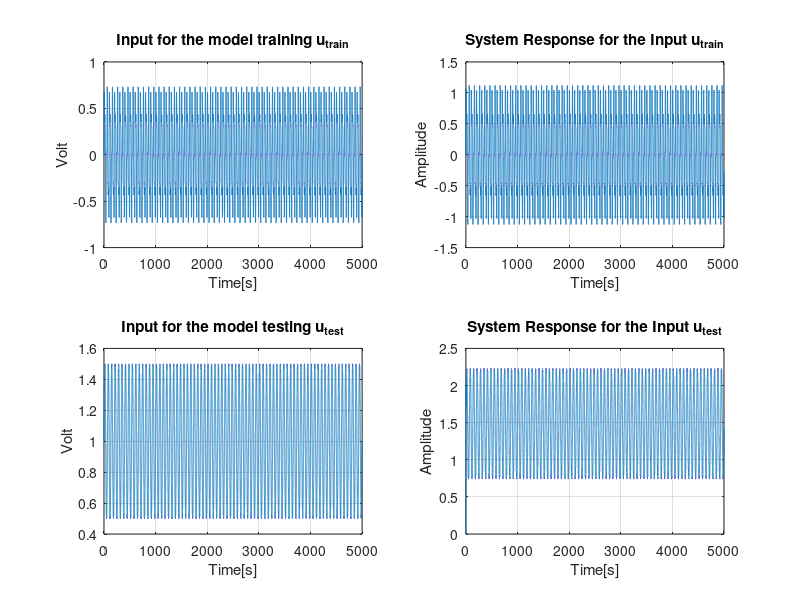

MATLAB code for this plot: (Note: this script raises an error after producing the figure.)
%% Real System Simulation (Sine)
% Created for the Multivariable Systems Lab
% Athens 02/2023
% Authors: 
%   G. Kassavetakis AM 02121203
%   G. Krommydas    AM 02121208

clc
clear
close all

%% Parameters
xvmax = 2.79e-3;
s = tf('s');
% Electro-hydraulic Parameters 
% System (linear)with input Volt and output x_v normalised 
% System Equation (Laplace):
% x_v/u =(Kvp/xvmax)/(tau*Av*s^2 + Av*s + K3*Kvp)
Kvp = 1.06e-5;
tau = 0.0014;
Av = 1.964e-4;
K3 = 3579.13;

% Valve Parameters
Ps = 1.9e4;
Kv = 1.64e-2; % Kv = C_d*w*xvmax*sqrt(P_s/p)
K1 = 2*Kv/xvmax;

% Actuator Parameters
% Common Parameters for Eq1 and Eq2
A = 8.212e-3;
% Equation 1: Q_L = Ka*(dP_L/dt) + Cl*P_L + A*(dx_p/dt)
Ka = 7.56e-10;
Cl = 1.3e-8;
% Equation 2: A*P_L - Fc = mt*(d^2x_p/dt^2) + c*(dx_p/dt) + kx_p
%Fc = 0.1; %Not USED
mt = 500;
c = 4.33;
k = 698.8;

%% Linear Model parameters

Kp = 0; %Using 0 flow back due to Pressure diff
p = 0.0893; %Density from gamma/g=0.876/9.81=p
b3 = Ka*mt/A;
b2 = Ka*c/A + mt*(Cl + Kp)/A;
b1 = A*p + Ka*k/A + (Cl + Kp)*c/A;
% OR b1 = A + Ka*k/A + (Cl + Kp)*c/A;
b0 = k*(Kp+Cl)/A;

%% System Creation

tf_valve = tf(Kvp/xvmax,[tau*Av,Av,K3*Kvp]);
tf_actuator = tf(Kv,[b3,b2,b1,b0]);
tf_system = tf_valve*tf_actuator;
% tf_system = tf_system*10^5/10^5/(1/1.266e-06);
%% Input Creation

% Time vector
t = 0:0.01:5000;

% For Persistance of Excitation we need n/2=4 frequencies in order to obtain
% all the parameters
% f_train = [0.01, 0.02, 0.05]; %Frequency in Hz
% A_train = [0.1, 0.5, 0.25]; %Amp in Volt
f_train = [0.01, 0.02, 0.05, 0.08, 0.07]; %Frequency in Hz
A_train = [0.1, 0.5, 0.25, 0.1, 0.05]; %Amp in Volt

% Testing will be done using a sum of a step input and a sine wave (No need
% for the Persistance of Excitation condition here)
f_test = 0.015; %Frequency in Hz
A_test = 0.5; %Amp in Volt

% Input signals
u_train = A_train*sin(2*pi*f_train'*t);
u_test = ones(size(t)) + A_test*sin(2*pi*f_test*t);

%% System Response for sum of Sines Input

%Simulation for the training signal
y_train = lsim(tf_system,u_train,t);

%Simulation for the testing signal
y_test = lsim(tf_system,u_test,t);

% Plot of the 2 system responses
figure(1)
clf
subplot(2,2,1)
plot(t,u_train)
grid on
title('Input for the model training u_{train}')
ylabel('Volt')
xlabel('Time[s]')
subplot(2,2,2)
plot(t,y_train)
grid on
title('System Response for the Input u_{train}')
ylabel('Amplitude')
xlabel('Time[s]')
subplot(2,2,3)
plot(t,u_test)
grid on
title('Input for the model testing u_{test}')
ylabel('Volt')
xlabel('Time[s]')
subplot(2,2,4)
plot(t,y_test)
grid on
title('System Response for the Input u_{test}')
ylabel('Amplitude')
xlabel('Time[s]')

%Save to Files
names = {'Time','Input','Position'};
output1 = table(t',u_train',y_train,'VariableNames',names);
output2 = table(t',u_test',y_test,'VariableNames',names);
writetable(output1,'SineResultTrain.csv')
writetable(output2,'SineResultTest.csv')
